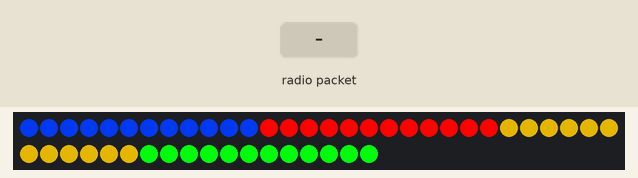
Recording of a sketch running on a simulated ESP8266 (NodeMCU). Shown: 48 RGB LEDs in strip order, left to right, continuing on the next row. The inputs (shaded band) are chosen by the test bench. WiFi joins after 1.5 s; servers stay silent unless stated.

Above: at 3.2 s.
3.3 s: radio packet "1" arrives
At 3.4 s:
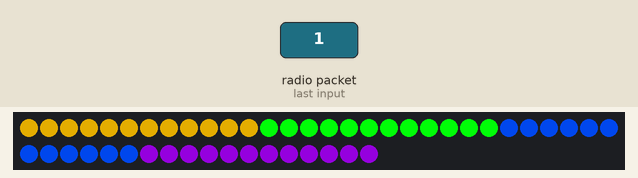
5.4 s: radio packet "0" arrives
At 5.61 s:
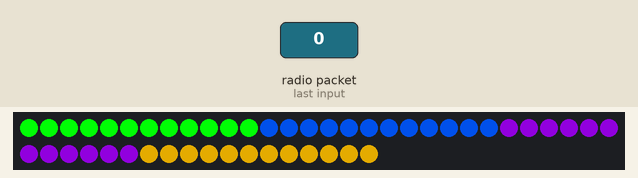
Timing chart, 0 to 8.4 s (numbered marks = the images above; inputs shaded):
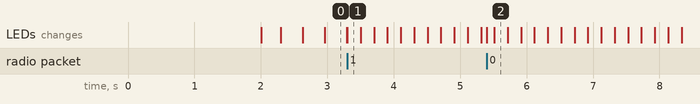

Measured:
- after the input at 3.3 s, the LEDs: change at once (image 1)
- after the input at 5.4 s, the LEDs: first change at once (image 2 shows a later state)

The sketch:

CubeReceiverESP8266.ino
```cpp
/// LIBS
#include <ESP8266WiFi.h>
#include <TickTwo.h>
#include "Arduino.h"
extern "C"
{
#include <espnow.h>
#include "user_interface.h"
}

#include <FastLED.h>
#include <SPI.h>

//#include <stdint.h>
/// GLOBALS

//  We are using APA102 Strips, 4 strips of 6 on each side of the cube
// SPI Pins designated here for DATA_PIN and CLOCK_PIN
#define DATA_PIN D7
#define CLOCK_PIN D5

#define L_P_SIDE 12

#define MENU_ITEMS  5
// Menu Items needs to match the transmitted data size, which is also menu items in the controller code.

// going to define each menu number so it has a name
#define PATTERN       0
#define FRAMERATE     1
#define MOTORSPEED    2
#define FINEFRAMERATE 3
#define ONTIME        4

// How many leds in your strip?
#define NUM_LEDS    48

// Define the array of leds
CRGB leds[NUM_LEDS];
CRGB cube[NUM_LEDS];

// This the ESP NOW Data that will be transmitted.
// this is length of data sent in byte array txrxData.  this can be up to 100ish bytes


uint8_t txrxData[MENU_ITEMS];
bool frameRateChange = 1;

// initiate a tracker to only change frame rate when we get a new value
byte oldFrame = 0;

//void printMessage();

//Ticker timer1(printMessage, 5000,0, MICROS_MICROS);

//txrxData[0] = 1;
//txrxData[FRAMERATE] = 60;
//txrxData[MOTORSPEED] = 60;
void nextSide();
void turnOff();
TickTwo frameTimer(nextSide, 200,0, MICROS_MICROS);
TickTwo onTimer(turnOff,200,0, MICROS_MICROS);
//Ticker
int side = 0;

bool cubeIsOn = true;
//bool debugOn = true;
///SETUP

void setup()
{
  // DEBUG SETUP prints MAC Address from WIFI Stack.  Only necessary to know receiver mac.
  //Serial.begin(115200);
 //Serial.println("\r\nESP_Now MASTER CONTROLLER\r\n");
  WiFi.mode(WIFI_STA);
  WiFi.begin();
  //Serial.print("\r\n\r\nDevice MAC: ");
  //Serial.println(WiFi.macAddress());
  //  Comment out above dbug and serial for prod code.  slows down everything.

  // init values for each menu:
  txrxData[PATTERN] =       1;
  txrxData[FRAMERATE] =     200;
  txrxData[MOTORSPEED] =    60;
  txrxData[FINEFRAMERATE] = 10;
  txrxData[ONTIME] =        200; // this is a percent of the time the next side swithc is black for

  // this is a setup of our LED array for FASTLED lib
  LEDS.addLeds<APA102, DATA_PIN, CLOCK_PIN, RGB>(leds, NUM_LEDS);
  //LEDS.setBrightness(100);
  // ideally we would do some power calc and set max current here  TODO

  // ESP NOW Setup
  esp_now_init();
  esp_now_set_self_role(ESP_NOW_ROLE_COMBO);
delay(2000);

 onTimer.interval( (2000 * .95) );
 frameTimer.interval( 2000 );
  frameTimer.start();
  onTimer.start();

  // this is a register callback function set up that copies data to txrxData from received data.
  //  TODO is to make this a explicit function instead of an anonymous one in the declaration.
  esp_now_register_recv_cb([](uint8_t *mac, uint8_t *data, uint8_t len) {

    memcpy(txrxData, data, len);
   changeFrameInterval ();

  //Serial.printf("Got hue menu =\t%i\n\r", txrxData[PATTERN]);
  //Serial.printf("Got frame menu =\t%i\n\r", txrxData[FRAMERATE]);
  //Serial.printf("Got motorspeed menu =\t%i\n\r", txrxData[MOTORSPEED]);
  //Serial.printf("Got fineframe menu =\t%i\n\r", txrxData[FINEFRAMERATE]);
  //Serial.printf("Got Ontime menu =\t%i\n\r", txrxData[ONTIME]);


     // need a map here
  });
}

void changeFrameInterval (){

  uint32_t onDurationMicros = ((txrxData[FRAMERATE] * 1000) + map(txrxData[FINEFRAMERATE],0,254,0,9999));
  //(txrxData[FRAMERATE] * 100 );
  //((txrxData[FRAMERATE] * 1000) + map(txrxData[FINEFRAMERATE],0,254,0,999));
  //take our rough frame and change milli to micro times 1000
  //then take our fine frame rate and add a fractional millisecond up to 999
  //Serial.print("onfor: ");
  //Serial.println(onDurationMicros);
   //Serial.print("onfor: ");
  //Serial.println(onDurationMicros);
  uint32_t turnOffAfter = map(txrxData[ONTIME],0,254,0,(onDurationMicros +1 /25) );
  //Serial.print("offafter: ");
  //Serial.println(turnOffAfter);
  //(onDurationMicros - txrxData[ONTIME]) ;
  //map(txrxData[ONTIME],0,255,onDurationMicros,1);

      // this sets the time the frame will be on.
      //for now a menu choice, but should be done with math
  onTimer.interval( turnOffAfter );
       //Serial.printf("Change Frame Interval");
   frameTimer.interval(onDurationMicros);
}

//  esp now will receive bytes without doing anything in loop.
void loop()
{
  frameTimer.update();
  onTimer.update();

  // updates timer
  //  timer1.update();
  //changeFrameInterval();

  //ledPattern();
  // we are always mapping cube to leds
  // but we periodically call next side at the framerate
  if (cubeIsOn){
  ledPattern();

 } else {
 // turnOff();
 }

 //if (debugIsOn){

 //cube[1] = CHSV(map(txrx, 255, 255);
 //}
 FastLED.show();
 stripToCubeMap();
 //change pattern every ten sec.  for now pattern is just HUE
 //EVERY_N_SECONDS(10){txrxData[PATTERN]++;}
 //setSide();
 //FastLED.show();


 // this should change frameduration with the incoming framerate from controller
// EVERY_N_MILLISECONDS_I(thisTimer,100){
 // uint8_t timeval = txrxData[FRAMERATE];
  //thisTimer.setPeriod(timeval);
  //nextSide();
  //}
  //Serial.print ("speed should be ");
 // Serial.println(txrxData[1]);
}

void ledPattern()
{
  static uint8_t globalHue = txrxData[PATTERN];
  // static means the value will be maintained outside the function!

//    for (int i = (NUM_LEDS)-1; i >= 0; i--)
 // {
    // Set the i'th led to red
   // leds[i] = CHSV(100, 255, 255);
   // cube[6] = CHSV(hue++,255,255);
   // fill_solid(cube,6,CHSV(txrxData[PATTERN],255,255));
   // this just fills our cube with four increasing colors
   // in theory this will shift around with the frame rate.
   setSide(0,txrxData[PATTERN]);
   setSide(1,txrxData[PATTERN] + 50);
   setSide(2,txrxData[PATTERN] + 100);
   setSide(3,txrxData[PATTERN] + 150);
   // leds[i] = cube[1];
    // Show the leds
    //FastLED.show();

    // now that we've shown the leds, reset the i'th led to black
    // leds[i] = CRGB::Black;
    //fadeall();
    // Wait a little bit before we loop around and do it again
    //delay(10);
 // }
}

void setSide(int side, int hue){

  side = side % 4;
  //fadeall();
  for (int i = 0 + (side * L_P_SIDE); i < (L_P_SIDE + (side * L_P_SIDE)); i++)
  {
    cube[i] = CHSV(hue,255,255);
  }
//Serial.printf("SettheSide");
}

void fadeall()
{
  for (int i = 0; i < NUM_LEDS; i++)
  {
    cube[i].nscale8(250);
  }
}

void stripToCubeMap(){
  for (int i = 0; i < NUM_LEDS; i++)
  {
     //remap each led from cube position to correct strip position

    int n = (i + L_P_SIDE * side)%NUM_LEDS;
    leds[n] = cube[i];
   // Serial.print("N: ");
   //Serial.println(n);
    //Serial.print("I: ");
    //Serial.println(i);
    //Serial.print("Side: ");
    //Serial.println(side);
  }

}


void nextSide(){
  side++;
  if (side == 4) {side = 0;}
  //Serial.printf("next Side");
  //if(txrxData[FRAMERATE] <= 220){fill_solid( leds, NUM_LEDS, CRGB(50,0,200));}
  onTimer.start();
  cubeIsOn = true;
}


void turnOff(){
  fill_solid( leds, NUM_LEDS, CRGB(0,0,0));
  cubeIsOn = false;
  FastLED.show();
  //Serial.printf("TurnOff Fired =\t%i\n\r", txrxData[ONTIME]);
}

/**
void cylon()
{
  static uint8_t hue = 0;
  //Serial.println(txrxData[0]);
  // First slide the led in one direction
  for (int i = 0; i < NUM_LEDS; i++)
  {
    // Set the i'th led to red
    cube[i] = CHSV(hue++, 255, 255);
    // Show the leds
    FastLED.show();
    // now that we've shown the leds, reset the i'th led to black
    // leds[i] = CRGB::Black;
    fadeall();
    // Wait a little bit before we loop around and do it again
    delay(txrxData[0]);
  }
  //Serial.print("x");

  // Now go in the other direction.
  for (int i = (NUM_LEDS)-1; i >= 0; i--)
  {
    // Set the i'th led to red
    cube[i] = CHSV(hue++, 255, 255);
    // Show the leds
    FastLED.show();

    // now that we've shown the leds, reset the i'th led to black
    // leds[i] = CRGB::Black;
    fadeall();
    // Wait a little bit before we loop around and do it again
    delay(10);
  }
}
**/
```
